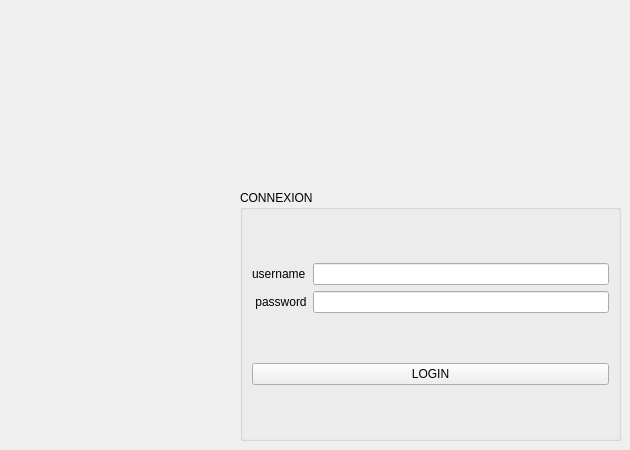
    <widget class="QWidget" name="page_11">
     <widget class="QGroupBox" name="groupBox">
      <property name="geometry">
       <rect>
        <x>240</x>
        <y>190</y>
        <width>381</width>
        <height>251</height>
       </rect>
      </property>
      <property name="title">
       <string>CONNEXION</string>
      </property>
      <layout class="QGridLayout" name="gridLayout">
       <item row="0" column="0">
        <layout class="QVBoxLayout" name="verticalLayout_4">
         <item>
          <widget class="QLabel" name="label">
           <property name="text">
            <string>username</string>
           </property>
          </widget>
         </item>
         <item>
          <widget class="QLabel" name="label_2">
           <property name="text">
            <string> password</string>
           </property>
          </widget>
         </item>
        </layout>
       </item>
       <item row="1" column="0" colspan="2">
        <widget class="QPushButton" name="pushButton_10">
         <property name="text">
          <string>LOGIN</string>
         </property>
        </widget>
       </item>
       <item row="0" column="1">
        <layout class="QVBoxLayout" name="verticalLayout_3">
         <item>
          <widget class="QLineEdit" name="lineEdit"/>
         </item>
         <item>
          <widget class="QLineEdit" name="lineEdit_2">
           <property name="echoMode">
            <enum>QLineEdit::Password</enum>
           </property>
          </widget>
         </item>
        </layout>
       </item>
      </layout>
     </widget>
    </widget>
